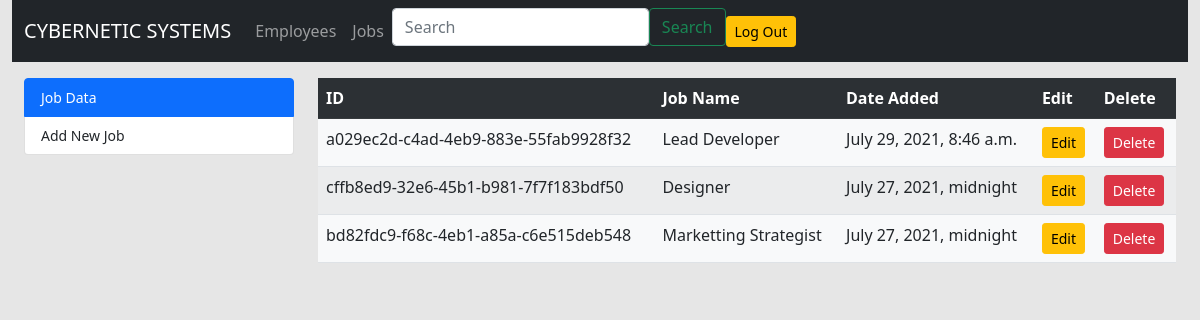
/joblist/ (signed in), run on an earlier commit of the app's database.
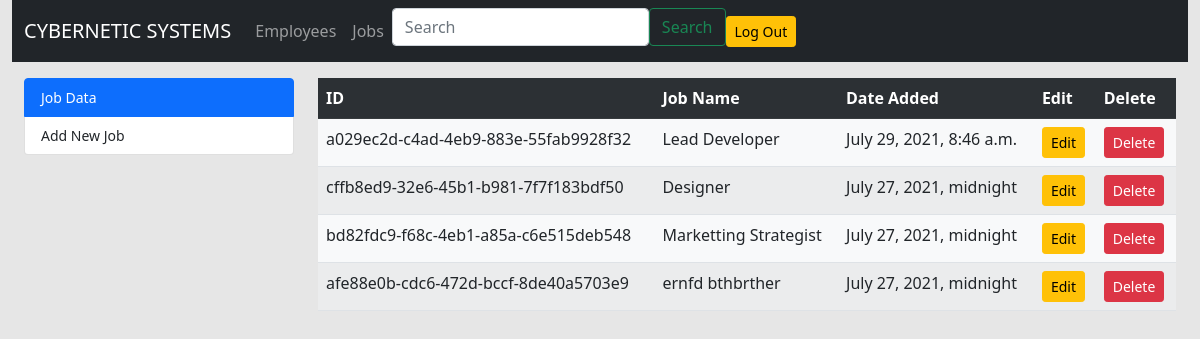
And on a later commit of the database.
### EmployeeMgt/models.py (models this page shows, shortened)
class Job(models.Model):
    id = models.UUIDField(primary_key=True,
                          default=uuid.uuid4,
                          editable=True)
    name = models.CharField(max_length=50)
    date = models.DateTimeField()

### EmployeeMgt/views.py (the view)
# urls.py: path('joblist/', JobList.as_view(), name='joblist'),
class JobList(LoginRequiredMixin, ListView):
    model = Job
    template_name = 'job-list.html'

### EmployeeMgt/templates/job-list.html (shortened to what this page needs)
{% extends 'base.html' %}
{% load static %}
{% block content %}
 <div class="container-fluid">
     <div class="row mt-3">
            <div class="col-lg-3 col-md-3">
              <div class="list-group small">
                <div class="list-group-item active">Job Data</div>
                <a class="list-group-item font-weight-bold text-dark mb-3" href="{% url 'EmployeeMgt:create_job' %}">Add
                    New
                    Job</a>
              </div>
            </div>
            <div class="col-lg-9 col-md-9">
              <table class="table table-striped table-hover bg-light">
                <tr class="table-dark ">
                  <th>ID</th>
                  <th>Job Name</th>
                  <th>Date Added</th>
                  <th>Edit</th>
                  <th>Delete</th>
                </tr>
                {% for job in object_list %}
                  <tr>
                    <td>{{ job.id }}</td>
                    <td>{{ job.name }}</td>
                    <td>{{ job.date }}</td>
                    <td><a href="{% url 'EmployeeMgt:edit_job' job.pk %}"
                           class="btn btn-warning btn-sm btn-block">Edit
                    </a></td>
                    <td><a href="{% url 'EmployeeMgt:delete_job' job.pk %}" class="btn btn-danger btn-sm btn-block"
                           onclick="confirm('Are you Sure you want to Delete \' {{ job.name }} \' ?');">Delete</a></td>
                  </tr>
                {% endfor %}
              </table>
            </div>
     </div>
 </div>
{% endblock %}

What changed in the data, as far as the page shows it:
added Job: id "afe88e0b-cdc6-472d-bccf-8de40a5703e9", name "ernfd bthbrther", date "July 27, 2021, midnight"
